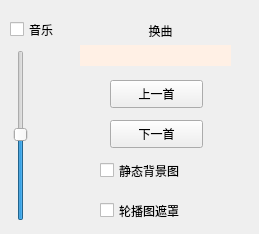
<?xml version="1.0" encoding="UTF-8"?>
<ui version="4.0">
 <class>MainWindow</class>
 <widget class="QMainWindow" name="MainWindow">
  <property name="geometry">
   <rect>
    <x>0</x>
    <y>0</y>
    <width>259</width>
    <height>234</height>
   </rect>
  </property>
  <property name="windowTitle">
   <string>MainWindow</string>
  </property>
  <widget class="QWidget" name="centralWidget">
   <widget class="QCheckBox" name="music_Box">
    <property name="geometry">
     <rect>
      <x>10</x>
      <y>20</y>
      <width>61</width>
      <height>19</height>
     </rect>
    </property>
    <property name="styleSheet">
     <string notr="true">font: 10pt &quot;微软雅黑&quot;;</string>
    </property>
    <property name="text">
     <string>音乐</string>
    </property>
   </widget>
   <widget class="QLabel" name="music_change_label">
    <property name="geometry">
     <rect>
      <x>130</x>
      <y>20</y>
      <width>61</width>
      <height>21</height>
     </rect>
    </property>
    <property name="styleSheet">
     <string notr="true">font: 10pt &quot;微软雅黑&quot;;</string>
    </property>
    <property name="text">
     <string>换曲</string>
    </property>
    <property name="alignment">
     <set>Qt::AlignCenter</set>
    </property>
   </widget>
   <widget class="QPushButton" name="last_music">
    <property name="geometry">
     <rect>
      <x>110</x>
      <y>80</y>
      <width>93</width>
      <height>28</height>
     </rect>
    </property>
    <property name="styleSheet">
     <string notr="true">font: 10pt &quot;微软雅黑&quot;;</string>
    </property>
    <property name="text">
     <string>上一首</string>
    </property>
   </widget>
   <widget class="QPushButton" name="next_music">
    <property name="geometry">
     <rect>
      <x>110</x>
      <y>120</y>
      <width>93</width>
      <height>28</height>
     </rect>
    </property>
    <property name="styleSheet">
     <string notr="true">font: 10pt &quot;微软雅黑&quot;;</string>
    </property>
    <property name="text">
     <string>下一首</string>
    </property>
   </widget>
   <widget class="QCheckBox" name="statc_pic_Box">
    <property name="geometry">
     <rect>
      <x>100</x>
      <y>160</y>
      <width>111</width>
      <height>21</height>
     </rect>
    </property>
    <property name="styleSheet">
     <string notr="true">font: 10pt &quot;微软雅黑&quot;;</string>
    </property>
    <property name="text">
     <string>静态背景图</string>
    </property>
   </widget>
   <widget class="QSlider" name="musicSlider">
    <property name="geometry">
     <rect>
      <x>10</x>
      <y>50</y>
      <width>22</width>
      <height>171</height>
     </rect>
    </property>
    <property name="sliderPosition">
     <number>50</number>
    </property>
    <property name="orientation">
     <enum>Qt::Vertical</enum>
    </property>
   </widget>
   <widget class="QCheckBox" name="pic_mask_Box">
    <property name="geometry">
     <rect>
      <x>100</x>
      <y>200</y>
      <width>121</width>
      <height>21</height>
     </rect>
    </property>
    <property name="styleSheet">
     <string notr="true">font: 10pt &quot;微软雅黑&quot;;</string>
    </property>
    <property name="text">
     <string>轮播图遮罩</string>
    </property>
   </widget>
   <widget class="QLabel" name="musicName">
    <property name="geometry">
     <rect>
      <x>80</x>
      <y>45</y>
      <width>151</width>
      <height>21</height>
     </rect>
    </property>
    <property name="styleSheet">
     <string notr="true">font: 8pt &quot;微软雅黑&quot;;
background-color: rgb(255, 240, 229);</string>
    </property>
    <property name="text">
     <string/>
    </property>
    <property name="alignment">
     <set>Qt::AlignCenter</set>
    </property>
   </widget>
  </widget>
 </widget>
 <resources/>
 <connections/>
</ui>
